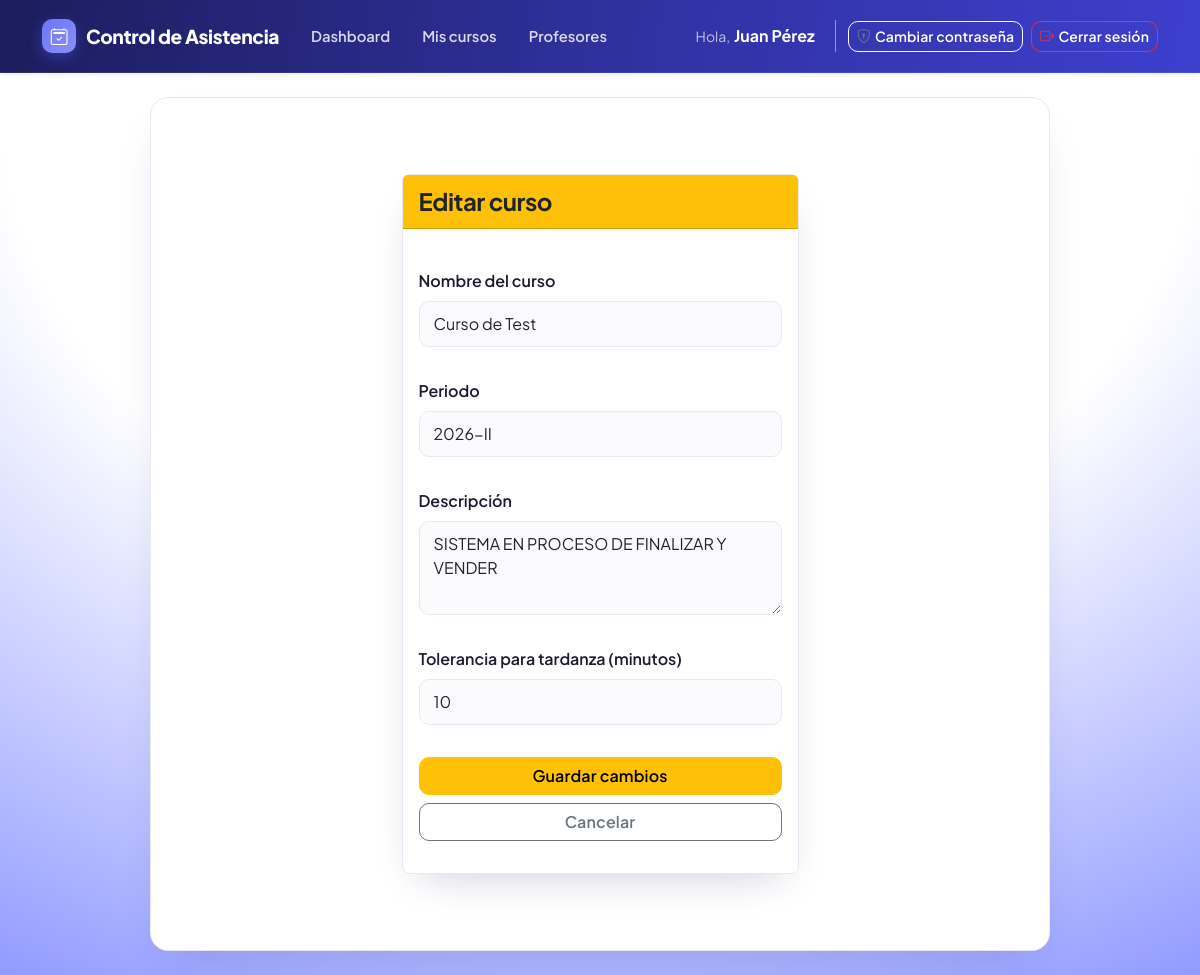
The page /public/cursos/editar/11 (signed in) on the database its author committed.
### tables this page shows
CREATE TABLE `cursos` (
  `id` int(11) NOT NULL,
  `profesor_id` int(11) NOT NULL,
  `nombre` varchar(150) NOT NULL,
  `codigo_curso` varchar(20) NOT NULL,
  `descripcion` text DEFAULT NULL,
  `periodo` varchar(50) DEFAULT NULL,
  `tolerancia_tardanza_min` int(11) NOT NULL DEFAULT 10,
  `estado` enum('activo','inactivo','archivado') NOT NULL DEFAULT 'activo',
  `fecha_creacion` timestamp NOT NULL DEFAULT current_timestamp(),
  `fecha_actualizacion` timestamp NOT NULL DEFAULT current_timestamp() ON UPDATE current_timestamp()
);

### app/controllers/CursoController.php (called while the page is built, shortened)
<?php
class CursoController
{
    public function mostrarEditar(int $id): void
    {
        $curso = Curso::obtenerPorId($id, Auth::profesorActualId());
        require BASE_PATH . '/app/views/cursos/editar.php';
    }
}

### public/index.php (called while the page is built, shortened)
<?php
require BASE_PATH . '/app/core/Router.php';
$router = new Router();
$router->get('/login', 'AuthController', 'mostrarLogin');
$router->post('/login', 'AuthController', 'procesarLogin');
$router->get('/logout', 'AuthController', 'logout');
$router->get('/', 'DashboardController', 'index');
$router->get('/profesores', 'ProfesorController', 'index');
$router->get('/profesores/crear', 'ProfesorController', 'mostrarCrear');
$router->post('/profesores/crear', 'ProfesorController', 'crear');
$router->get('/perfil/password', 'PerfilController', 'mostrarCambiarPassword');
$router->post('/perfil/password', 'PerfilController', 'cambiarPassword');
$router->get('/cursos', 'CursoController', 'index');
$router->get('/cursos/crear', 'CursoController', 'mostrarCrear');
$router->post('/cursos/crear', 'CursoController', 'crear');
$router->get('/cursos/editar/{id}', 'CursoController', 'mostrarEditar');
$router->post('/cursos/editar/{id}', 'CursoController', 'editar');
$router->post('/cursos/eliminar/{id}', 'CursoController', 'eliminar');
$router->get('/cursos/detalle/{id}', 'CursoController', 'detalle');
$router->post('/cursos/{id}/estudiantes/agregar', 'EstudianteController', 'agregar');
$router->post('/cursos/{id}/estudiantes/eliminar/{estudiante_id}', 'EstudianteController', 'eliminar');
$router->get('/cursos/{id}/estudiantes/editar/{estudiante_id}', 'EstudianteController', 'mostrarEditar');
$router->post('/cursos/{id}/estudiantes/editar/{estudiante_id}', 'EstudianteController', 'editar');
$router->get('/cursos/{id}/sesiones/crear', 'SesionController', 'mostrarCrear');
$router->post('/cursos/{id}/sesiones/crear', 'SesionController', 'crear');
$router->get('/cursos/{id}/sesiones/{sesion_id}', 'SesionController', 'detalle');
$router->get('/asistencia/{token}', 'AsistenciaController', 'mostrarFormulario');
$router->post('/asistencia/{token}', 'AsistenciaController', 'registrar');
$carpetaBase = rtrim(str_replace('\\', '/', dirname($_SERVER['SCRIPT_NAME'])), '/');
$uri = parse_url($_SERVER['REQUEST_URI'], PHP_URL_PATH);
if ($carpetaBase !== '' && strpos($uri, $carpetaBase) === 0) {
    $uri = substr($uri, strlen($carpetaBase));
}
$uri = preg_replace('#/index\.php$#', '', $uri);
$uri = rtrim($uri, '/');
$router->despachar($uri, $_SERVER['REQUEST_METHOD']);

### app/models/Curso.php (called while the page is built, shortened)
<?php
class Curso
{
    public static function obtenerPorId(int $id, int $profesorId): ?array
    {
        $pdo = Database::obtenerConexion();
        $stmt = $pdo->prepare('SELECT * FROM cursos WHERE id = ? AND profesor_id = ?');
        $stmt->execute([$id, $profesorId]);
        $resultado = $stmt->fetch();
        return $resultado ?: null;
    }
}

### app/views/cursos/editar.php (the view)
<?php require BASE_PATH . '/app/views/layouts/header.php'; ?>
<div class="container my-5">
    <div class="row justify-content-center">
        <div class="col-md-8 col-lg-6">
            <div class="card shadow">
                <div class="card-header bg-warning text-dark">
                    <h1 class="h4 mb-0 py-1 fw-bold">Editar curso</h1>
                </div>
                <div class="card-body">
                    <form method="POST" action="<?= BASE_URL ?>/cursos/editar/<?= $curso['id'] ?>">
                        <div class="mb-3">
                            <label class="form-label fw-semibold">Nombre del curso</label>
                            <input type="text" name="nombre" class="form-control" value="<?= htmlspecialchars($curso['nombre']) ?>" required>
                        </div>
                        <div class="mb-3">
                            <label class="form-label fw-semibold">Periodo</label>
                            <input type="text" name="periodo" class="form-control" value="<?= htmlspecialchars($curso['periodo'] ?? '') ?>">
                        </div>
                        <div class="mb-3">
                            <label class="form-label fw-semibold">Descripción</label>
                            <textarea name="descripcion" class="form-control" rows="3"><?= htmlspecialchars($curso['descripcion'] ?? '') ?></textarea>
                        </div>
                        <div class="mb-4">
                            <label class="form-label fw-semibold">Tolerancia para tardanza (minutos)</label>
                            <input type="number" name="tolerancia_tardanza_min" class="form-control" value="<?= (int) $curso['tolerancia_tardanza_min'] ?>" min="0">
                        </div>
                        <div class="d-grid gap-2">
                            <button type="submit" class="btn btn-warning fw-semibold">Guardar cambios</button>
                            <a href="<?= BASE_URL ?>/cursos" class="btn btn-outline-secondary">Cancelar</a>
                        </div>
                    </form>
                </div>
            </div>
        </div>
    </div>
</div>
<?php require BASE_PATH . '/app/views/layouts/footer.php'; ?>

### app/core/Router.php (shortened to what this page needs)
<?php
class Router
{
    private array $rutas = [];
    private function agregar(string $verbo, string $ruta, string $controller, string $metodo): void
    {
        $patron = preg_replace('#\{[a-zA-Z_]+\}#', '([^/]+)', $ruta);
        $patron = '#^' . $patron . '$#';
        $this->rutas[] = [
            'verbo'      => $verbo,
            'patron'     => $patron,
            'controller' => $controller,
            'metodo'     => $metodo,
        ];
    }
    public function despachar(string $uriActual, string $verboActual): void
    {
        foreach ($this->rutas as $ruta) {
            if ($ruta['verbo'] !== $verboActual) {
                continue;
            }
            if (preg_match($ruta['patron'], $uriActual, $coincidencias)) {
                array_shift($coincidencias);
                $controller = new $controllerClase();
                call_user_func_array([$controller, $ruta['metodo']], $coincidencias);
                return;
            }
        }
    }
}

### public/assets/css/estilos.css (style rules this page uses)
:root { --brand-50: #eef1ff; --brand-100: #e0e4ff; --brand-400: #6c76f5; --brand-500: #4f56e6; --brand-600: #3d3fce; --brand-700: #3132a3; --brand-900: #1c1d5c; --ink: #1a1c2e; --ink-soft: #5a5f7a; --surface: #f6f7fb; --surface-soft: #eef1ff; --line: #e6e8f2; --bg-start: #ffffff; --bg-middle: #eef1ff; --bg-end: #6371ff; --radius: 0.75rem; --radius-lg: 1rem; --radius-sm: 0.5rem; }
* { box-sizing: border-box; }
html { scroll-behavior: smooth; }
body { font-family: 'Plus Jakarta Sans', system-ui, -apple-system, sans-serif; margin: 0; color: var(--ink); -webkit-font-smoothing: antialiased; min-height: 100vh; background-color: var(--surface); background-image: radial-gradient(125% 125% at 50% 10%, var(--bg-start) 40%, var(--bg-end) 100%); background-attachment: fixed; background-size: cover; }
h1, h2, h3, h4, h5, h6 { font-weight: 700; letter-spacing: -0.02em; color: var(--ink); }
.card { border-radius: var(--bs-border-radius-lg) !important; border: 1px solid var(--line); box-shadow: 0 12px 32px -18px rgba(28, 29, 92, 0.22); background-color: #fff; }
.card.shadow, .card.shadow-sm { box-shadow: 0 16px 40px -20px rgba(28, 29, 92, 0.28) !important; }
.btn { font-weight: 600; border-radius: 10px; letter-spacing: 0.01em; transition: transform 0.15s ease, box-shadow 0.15s ease, background-color 0.15s ease; }
label { font-weight: 600; margin-top: 8px; color: var(--ink); }
input, textarea, select { padding: 8px; border: 1px solid var(--line); border-radius: 8px; font-size: 14px; font-family: inherit; }
.form-control, .form-select { border-radius: 10px; border: 1.5px solid var(--line); padding: 10px 14px; background-color: #fbfbfd; }
form:not([class*="row"]) { display: flex; flex-direction: column; gap: 8px; max-width: 420px; margin: 16px 0; }
.card { animation: fadeInUp 0.35s ease both; }

### rows shown on the page
cursos: nombre "Curso de Test", periodo "2026-II", descripcion "SISTEMA EN PROCESO DE FINALIZAR Y VENDER", tolerancia_tardanza_min "10"
